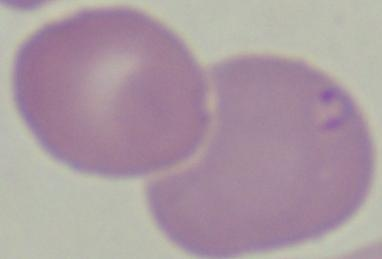
#> input picture parasite detection/data/images/test/1.jpg, 382 x 259 px; its folder holds only this picture in this run
$ jupyter execute 'Image Equalization.ipynb'
#> lines starting #> are read from the running program, lines starting #| are printed output that depends on the picture
[cell 1]
import os
import shutil
from glob import glob
import cv2
import numpy as np
from matplotlib import pyplot as plt

# Source directory where the original image is located
source_directory = r"C:\Users\Moham\OneDrive\Pictures\test"

# Destination directory where you want to save the processed image
destination_directory = r"C:\Users\Moham\OneDrive\Pictures\test2"

# Define the file pattern to filter for image files (e.g., *.jpg, *.png, etc.)
file_pattern = "*.jpg"  # You can adjust this to match the file types you want

# Use glob to get a list of image file paths
image_files = glob(os.path.join(source_directory , file_pattern))

# Loop through the image files
for image_file in image_files:
         # Load the image
    image = cv2.imread(image_file)  # Read the image in grayscale (0)
#> image is the input picture: shape (259, 382, 3); mean B, G, R 162.2, 154.3, 171
    # Calculate the histogram of the original image
    hist, bins = np.histogram(image, 256, [0, 256])
#> hist = 256 values, max 12423 at index 188, min 0 at index 0, mean 1159.4; bins = 257 values from 0 to 256

    # Calculate the cumulative distribution function (CDF)
    cdf = hist.cumsum()
#> cdf = 256 values from 0 to 296814
    cdf_normalized = cdf * hist.max() / cdf.max()
#> cdf_normalized = 256 values from 0 to 12423

    # Create a dictionary for mapping the original pixel values to the equalized values
    cdf_m = np.ma.masked_equal(cdf, 0)
    cdf_m = (cdf_m - cdf_m.min()) * 255 / (cdf_m.max() - cdf_m.min())
    cdf = np.ma.filled(cdf_m, 0).astype('uint8')
#> cdf = 256 values from 0 to 255

    # Apply the equalization to the image using the CDF mapping
    equalized_image = cdf[image]
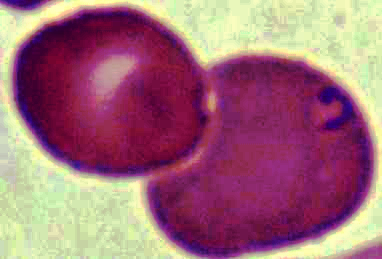
#> equalized_image: shape (259, 382, 3); mean B, G, R 120.8, 107.3, 160.5

    # Display the original and equalized images
    cv2.imshow('Original Image', image)
    cv2.imshow('Equalized Image', equalized_image)
    plt.hist(image.ravel(),256,[0,256])
    plt.show()
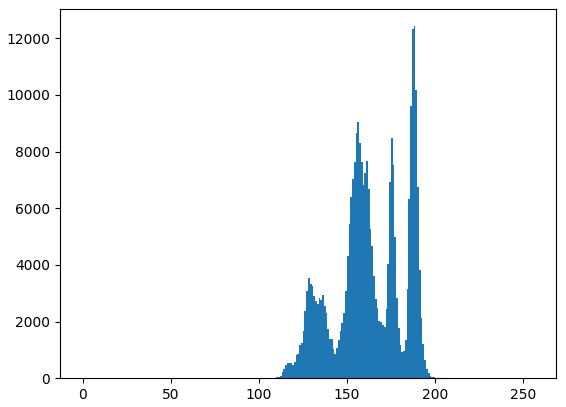
#> figure drawn by matplotlib, 1 panel; tallest bar 12423 high, from x = 188 to 189
    plt.hist(equalized_image.ravel(),256,[0,256])
    plt.show()
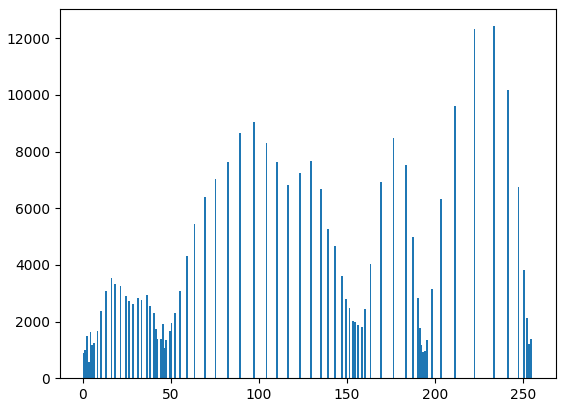
#> figure drawn by matplotlib, 1 panel; tallest bar 12423 high, from x = 233 to 234
        # Save the processed image to the destination directory
    output_image_path = os.path.join(destination_directory, image_file)
    cv2.imwrite(output_image_path, equalized_image)

    print("Histogram equalization applied and saved to", output_image_path)
    cv2.waitKey(0)
    cv2.destroyAllWindows()

$ run again, on parasite detection/data/images/test/8.jpg
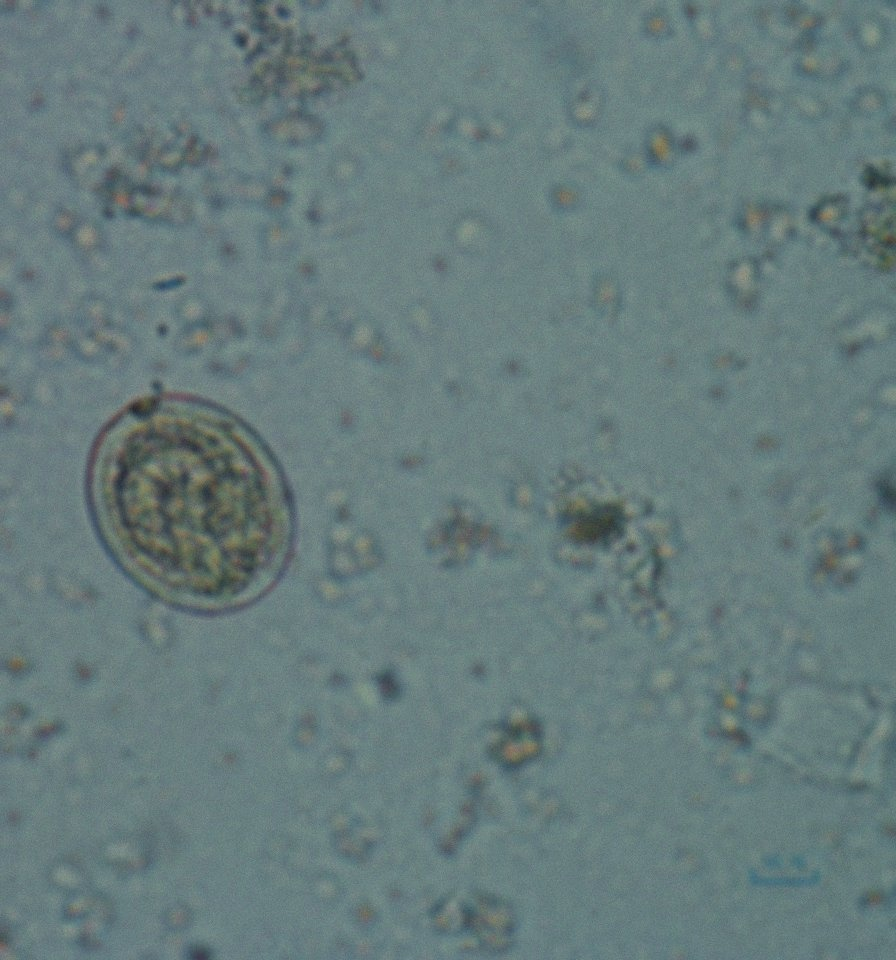
#> input picture parasite detection/data/images/test/8.jpg, 896 x 960 px
#> image is the input picture: shape (960, 896, 3); mean B, G, R 124.4, 123.9, 103
#> hist = 256 values, max 122265 at index 127, min 0 at index 0, mean 10080; bins = 257 values from 0 to 256
#> `cdf = hist.cumsum()`: cdf = 256 values from 0 to 2580480
#> cdf_normalized = 256 values from 0 to 122265
#> `cdf = np.ma.filled(cdf_m, 0).astype('uint8')`: cdf = 256 values from 0 to 255
#> `equalized_image = cdf[image]`:
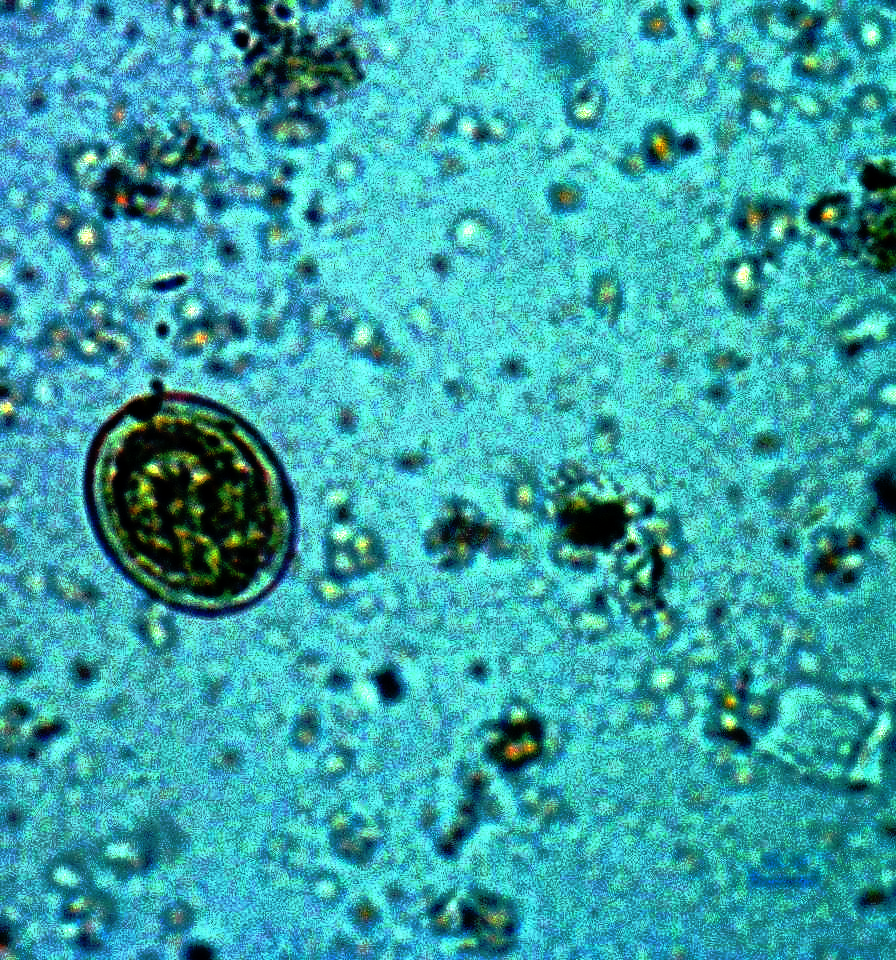
#> equalized_image: shape (960, 896, 3); mean B, G, R 170.7, 165.6, 54.7
#> `plt.show()`:
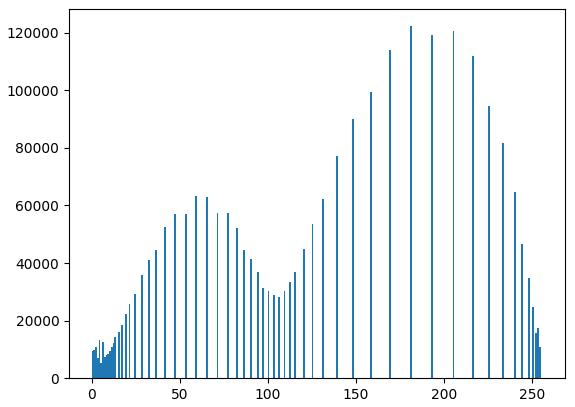
#> figure drawn by matplotlib, 1 panel; tallest bar 122265 high, from x = 181 to 182

$ run again, on parasite detection/data/images/test/2.jpg
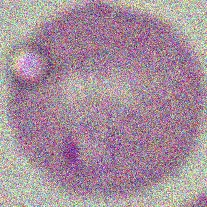
#> input picture parasite detection/data/images/test/2.jpg, 207 x 207 px
#> image is the input picture: shape (207, 207, 3); mean B, G, R 156.4, 143.4, 165.9
#> hist = 256 values, max 1510 at index 154, min 0 at index 0, mean 502.1; bins = 257 values from 0 to 256
#> `cdf = hist.cumsum()`: cdf = 256 values from 0 to 128547
#> cdf_normalized = 256 values from 0 to 1510
#> `cdf = np.ma.filled(cdf_m, 0).astype('uint8')`: cdf = 256 values from 0 to 255
#> `equalized_image = cdf[image]`:
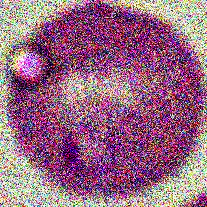
#> equalized_image: shape (207, 207, 3); mean B, G, R 129.8, 103.8, 150.4
#> `plt.show()`:
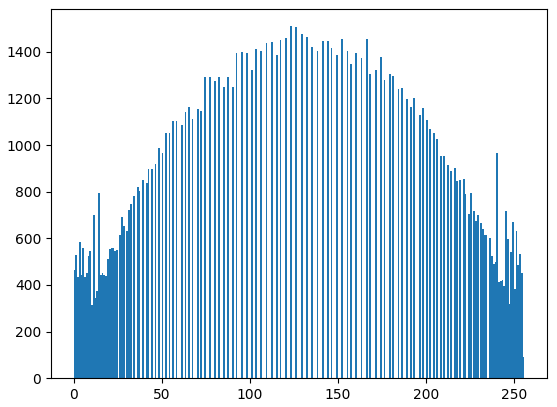
#> figure drawn by matplotlib, 1 panel; tallest bar 1510 high, from x = 123 to 124

$ run again, on parasite detection/data/images/test/4.jpg
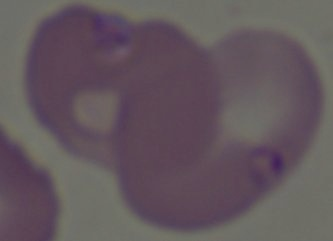
#> input picture parasite detection/data/images/test/4.jpg, 333 x 241 px
#> image is the input picture: shape (241, 333, 3); mean B, G, R 93.4, 87.4, 99.4
#> hist = 256 values, max 12489 at index 111, min 0 at index 0, mean 940.5; bins = 257 values from 0 to 256
#> `cdf = hist.cumsum()`: cdf = 256 values from 0 to 240759
#> cdf_normalized = 256 values from 0 to 12489
#> `cdf = np.ma.filled(cdf_m, 0).astype('uint8')`: cdf = 256 values from 0 to 255
#> `equalized_image = cdf[image]`:
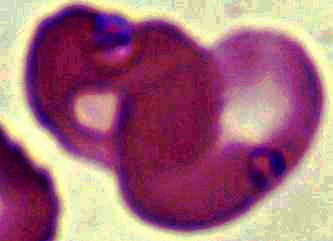
#> equalized_image: shape (241, 333, 3); mean B, G, R 123, 105.8, 162
#> `plt.show()`:
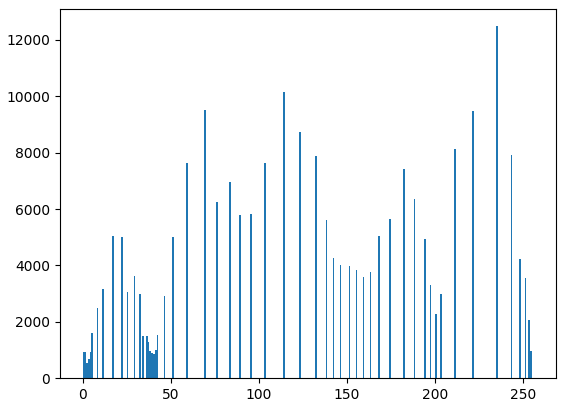
#> figure drawn by matplotlib, 1 panel; tallest bar 12489 high, from x = 235 to 236

$ run again, on parasite detection/data/images/test/5.jpg
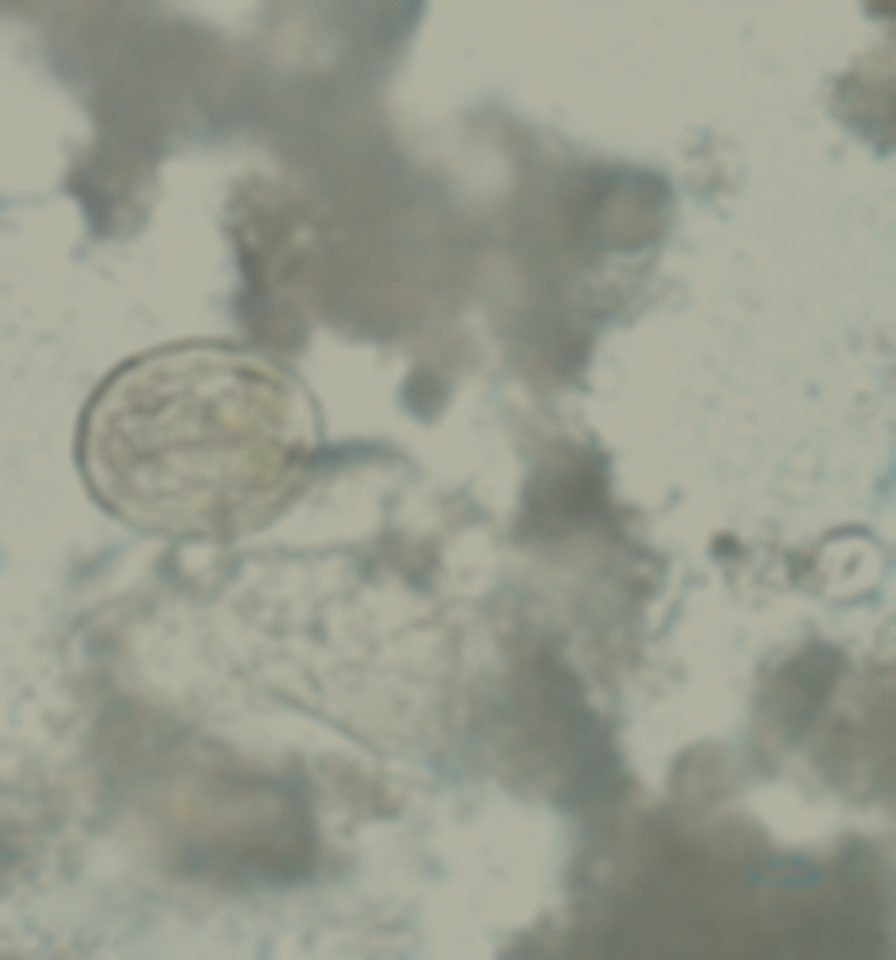
#> input picture parasite detection/data/images/test/5.jpg, 896 x 960 px
#> image is the input picture: shape (960, 896, 3); mean B, G, R 141.7, 156, 152.6
#> hist = 256 values, max 131564 at index 176, min 0 at index 0, mean 10080; bins = 257 values from 0 to 256
#> `cdf = hist.cumsum()`: cdf = 256 values from 0 to 2580480
#> cdf_normalized = 256 values from 0 to 131564
#> `cdf = np.ma.filled(cdf_m, 0).astype('uint8')`: cdf = 256 values from 0 to 255
#> `equalized_image = cdf[image]`:
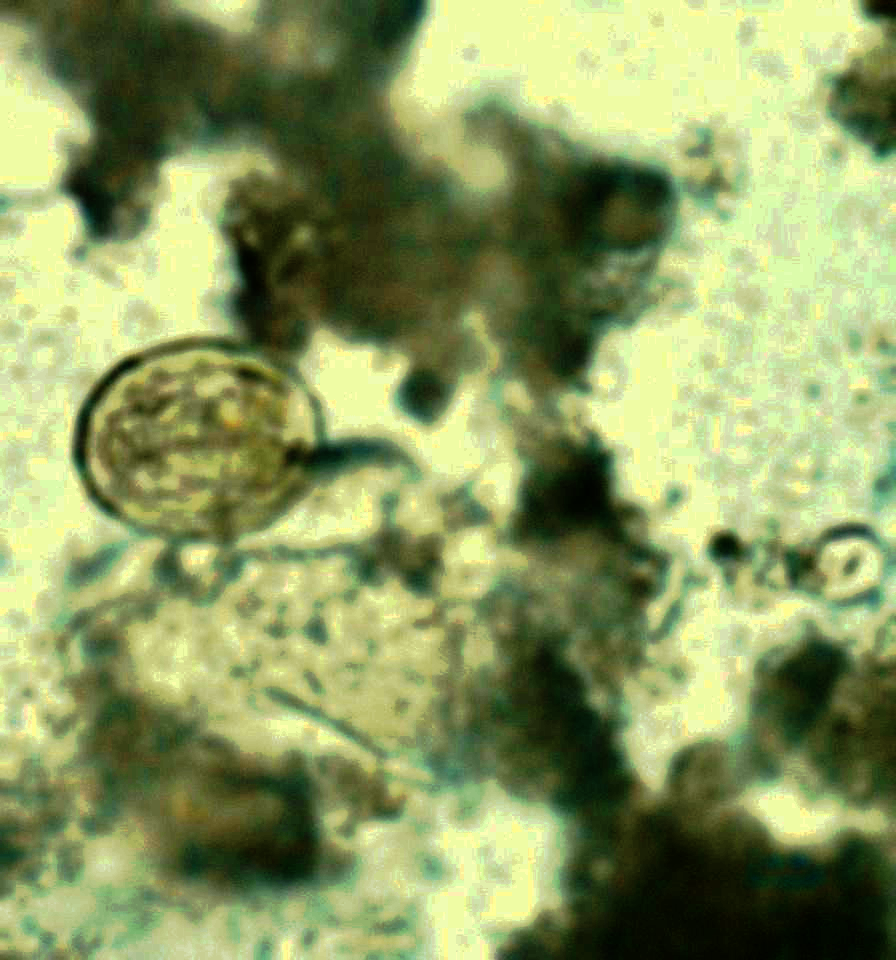
#> equalized_image: shape (960, 896, 3); mean B, G, R 96.4, 153.1, 138.7
#> `plt.show()`:
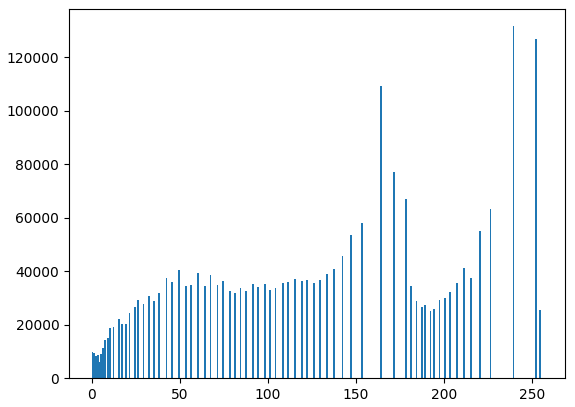
#> figure drawn by matplotlib, 1 panel; tallest bar 131564 high, from x = 239 to 240
